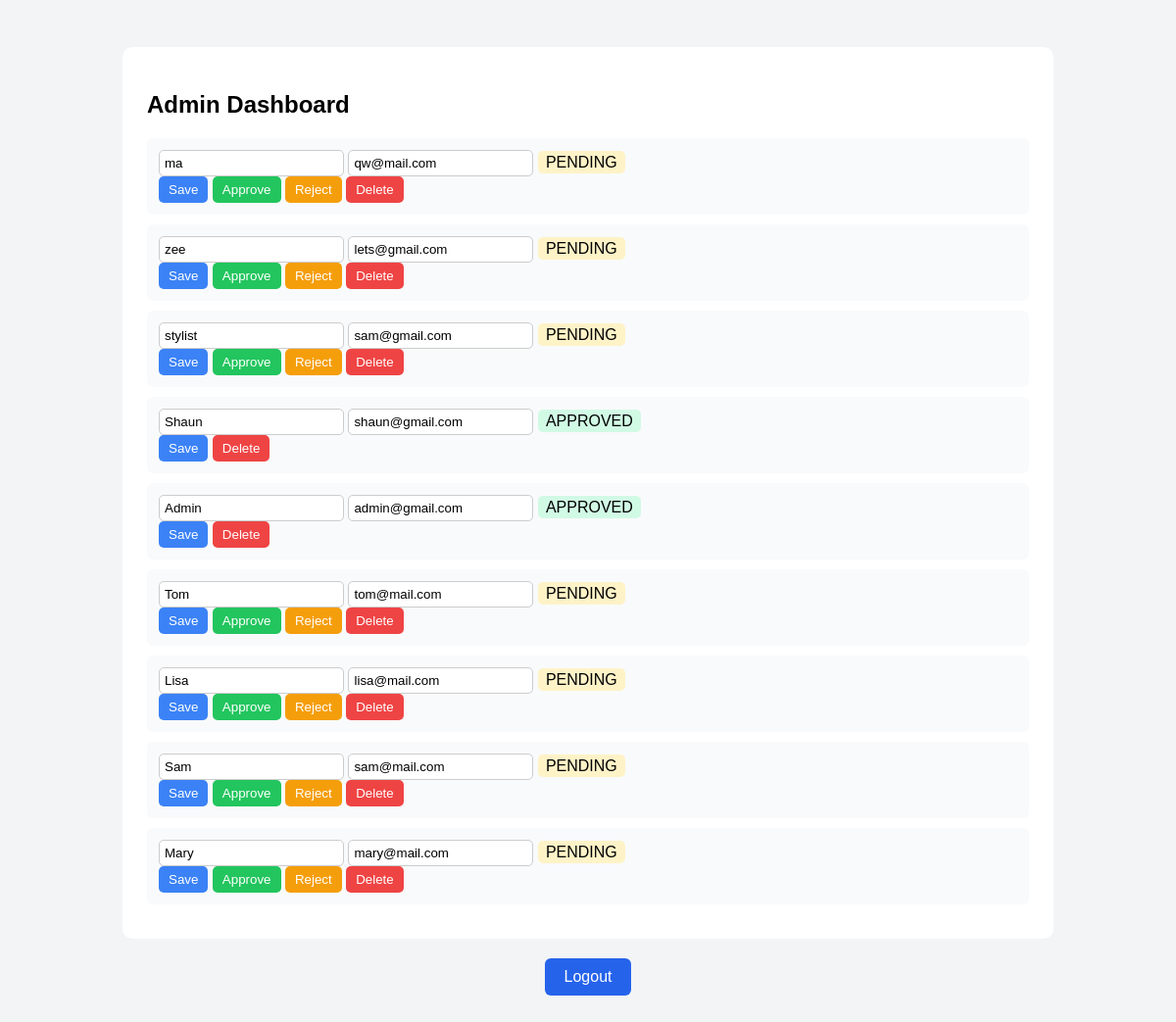
/admin.php (signed in), run on the app's committed database.
### tables this page shows
CREATE TABLE `users` (
  `id` int(11) NOT NULL,
  `name` varchar(100) NOT NULL,
  `email` varchar(100) NOT NULL,
  `password` varchar(255) NOT NULL,
  `role` varchar(20) NOT NULL DEFAULT 'user',
  `is_approved` int(11) NOT NULL DEFAULT 0
);

### admin.php (the view, shortened to what this page needs)
<?php
include 'connect.php';
?>
<!DOCTYPE html>
<html>
<head>
</head>
<body>
<div class="container">
<h2>Admin Dashboard</h2>
<?php
$result = $conn->query("SELECT * FROM users ORDER BY id DESC");
while($row = $result->fetch_assoc()):
?>
<div class="user-row">
<form method="POST">
    <input type="text" name="name" value="<?php echo $row['name']; ?>">
    <input type="email" name="email" value="<?php echo $row['email']; ?>">
    <?php if ($row['is_approved'] == 0): ?>
        <span class="pending">PENDING</span>
    <?php elseif ($row['is_approved'] == 1): ?>
        <span class="approved">APPROVED</span>
    <?php else: ?>
        <span class="rejected">REJECTED</span>
    <?php endif; ?>
    <div>
        <button name="update" class="update">Save</button>
        <?php if ($row['is_approved'] == 0): ?>
            <button name="approve" class="approve">Approve</button>
            <button name="reject" class="reject">Reject</button>
        <?php endif; ?>
        <button name="delete" class="delete" onclick="return confirm('Delete user?')">
            Delete
        </button>
    </div>
</form>
</div>
<?php endwhile; ?>
</div>
<div style="text-align:center; margin-top:20px;">
    <a href="home.php" class="home-btn">Logout</a>
</div>
</body>
</html>

### admin.php (style rules this page uses)
body { font-family: Arial; background: #f3f4f6; padding: 40px; }
.container { max-width: 900px; margin: auto; background: white; padding: 25px; border-radius: 10px; }
h2 { margin-bottom: 20px; }
.user-row { display: flex; justify-content: space-between; align-items: center; background: #f9fafb; padding: 12px; margin-bottom: 10px; border-radius: 6px; }
input[type="text"], input[type="email"] { padding: 5px; border: 1px solid #ccc; border-radius: 5px; }
button { padding: 6px 10px; border: none; border-radius: 5px; cursor: pointer; }
.approve { background: #22c55e; color:white; }
.reject { background: #f59e0b; color:white; }
.delete { background: #ef4444; color:white; }
.update { background: #3b82f6; color:white; }
.pending { background: #fef3c7; padding:3px 8px; border-radius:5px; }
.approved { background: #d1fae5; padding:3px 8px; border-radius:5px; }
.home-btn { display: inline-block; padding: 10px 20px; background: #2563eb; color: white; text-decoration: none; border-radius: 6px; }

### data on the page
users: name "ma", email "qw@mail.com", is_approved "PENDING"
users: name "zee", email "lets@gmail.com", is_approved "PENDING"
users: name "stylist", email "sam@gmail.com", is_approved "PENDING"
users: name "Shaun", email "shaun@gmail.com", is_approved "APPROVED"
users: name "Admin", email "admin@gmail.com", is_approved "APPROVED"
users: name "Tom", email "tom@mail.com", is_approved "PENDING"
users: name "Lisa", email "lisa@mail.com", is_approved "PENDING"
users: name "Sam", email "sam@mail.com", is_approved "PENDING"
users: name "Mary", email "mary@mail.com", is_approved "PENDING"
